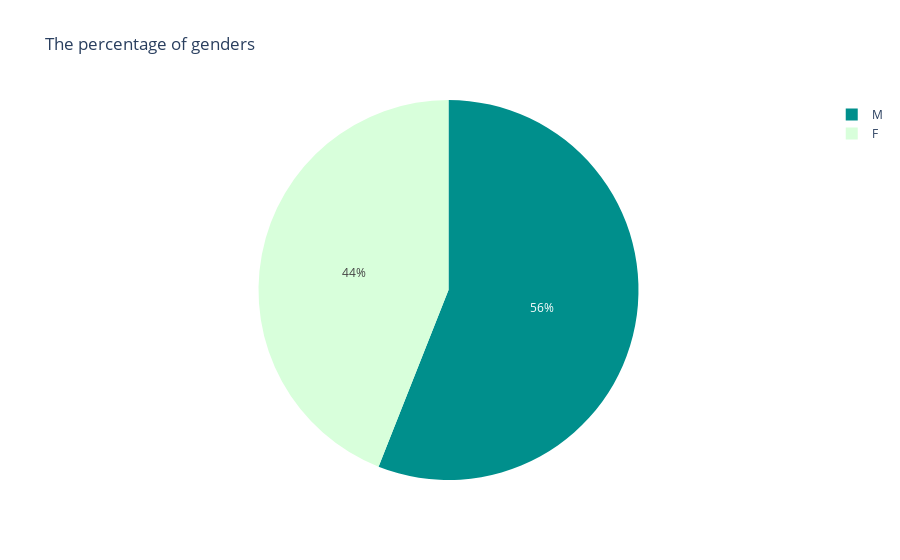

The cell this chart's notebook holds for it:
### Markdown cell above
# <b><span style = 'color:#15C3BA'> 5.2 ❯</span> Gender</b>

### Code cell
gender = df_customer[["customer_id", "gender"]].drop_duplicates()
gender = gender.groupby("gender").size().to_frame()
gender.columns = ["num_of_cus"]
gender.reset_index(inplace = True)

fig = px.pie(gender, values = "num_of_cus", names = "gender", 
             color = "gender", color_discrete_sequence = ['#D8FFDB', '#008F8C'],
             title = "The percentage of genders")

fig.show()

### Figure 1 — Plotly figure (JSON) as saved in the notebook; plotly's stock layout.template omitted (floating-point values rounded to 4 significant figures)
{"data": [{"customdata": [["F"], ["M"]], "domain": {"x": [0, 1], "y": [0, 1]}, "hovertemplate": "gender=%{customdata[0]}<br>num_of_cus=%{value}<extra></extra>", "labels": ["F", "M"], "legendgroup": "", "marker": {"colors": ["#D8FFDB", "#008F8C"]}, "name": "", "showlegend": true, "textposition": "inside", "type": "pie", "values": [44, 56]}], "layout": {"autosize": true, "legend": {"tracegroupgap": 0}, "piecolorway": ["#D8FFDB", "#008F8C"], "title": {"text": "The percentage of genders"}}}
